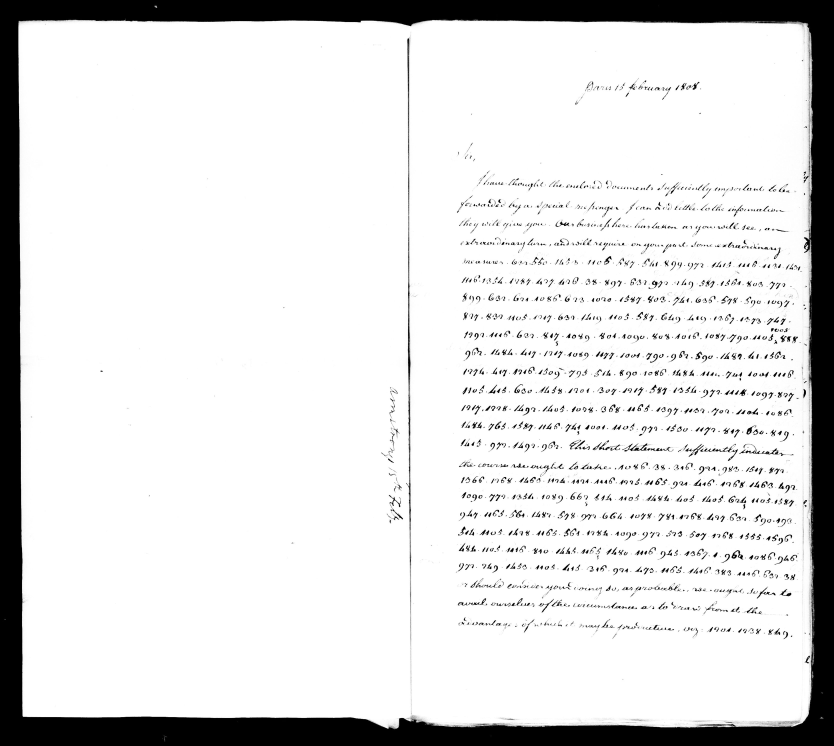
#> input picture ciphers/armstrong-madison-1808/images/M34-014-0024.jpg, 3333 x 2982 px, given in place of 2039_legend_native.jpg, which was not available (shown at 1/4 size)
$ python cc.py ../../../armstrong-madison-1808/images/M34-014-0024.jpg
#> lines starting #> are read from the running program, lines starting #| are printed output that depends on the picture; after the words box and inside, x2 and y2 are one past the last pixel; in counts of white or black regions, pixels touching at a corner belong together; pictures that were not available may be replaced by others from this repository, and a replacement may not be noted
import sys,json
import numpy as np
from PIL import Image, ImageDraw
from scipy import ndimage
L='images/2039_legend_native.jpg'; B='images/2061_battery_legend_native.jpg'
regs={'mg':(L,1540,715,1700,830),'mm61':(B,180,20,360,120),'mm61b':(B,180,230,330,300)}
out={}
sheets=[]
for name,(f,x0,y0,x1,y1) in regs.items():
    g=np.asarray(Image.open(f).convert('L').crop((x0,y0,x1,y1))).astype(float)
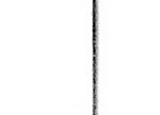
#> g: shape (115, 160) float64; min 0, max 255, mean 249.8
    thr=g.mean()-2.2*g.std() if g.std()>0 else 100
#> thr = 190.9
    thr=min(thr, np.percentile(g,50)-45)
    m=g<thr
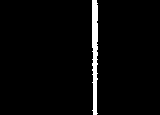
#> m: shape (115, 160) bool; 3.1% white; 1 white region, box (x1, y1, x2, y2) and area: (92, 0, 98, 115) 570
    m=ndimage.binary_dilation(m,iterations=2)
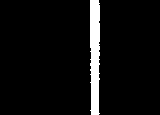
#> m: shape (115, 160) bool; 5.6% white; 1 white region, box (x1, y1, x2, y2) and area: (90, 0, 100, 115) 1030
    lab,n=ndimage.label(m)
#> n = 1
    objs=ndimage.find_objects(lab)
#> objs = 1 item
    comps=[]
    for i,sl in enumerate(objs):
        ys,xs=sl
        if (ys.stop-ys.start)*(xs.stop-xs.start)<120: continue
        comps.append((xs.start+x0,ys.start+y0,xs.stop+x0,ys.stop+y0))
#> this loop made 1 pass
#> after the loop, comps = [(1630, 715, 1640, 830)]
    # merge comps overlapping heavily in x (dots/diaeresis above)
    comps.sort()
    merged=[]
    for c in comps:
        if merged:
            p=merged[-1]; ov=min(p[2],c[2])-max(p[0],c[0])
            if ov>0.6*min(p[2]-p[0],c[2]-c[0]):
                merged[-1]=(min(p[0],c[0]),min(p[1],c[1]),max(p[2],c[2]),max(p[3],c[3])); continue
        merged.append(c)
#> this loop made 1 pass
#> after the loop, merged = [(1630, 715, 1640, 830)]
    out[name]=[f,merged]
    im=Image.open(f).convert('RGB').crop((x0,y0,x1,y1)); s=2; im=im.resize((im.size[0]*s,im.size[1]*s)); d=ImageDraw.Draw(im)
    for i,(a,b,c,e) in enumerate(merged):
        d.rectangle([(a-x0)*s,(b-y0)*s,(c-x0)*s,(e-y0)*s],outline=(255,0,0)); d.text(((a-x0)*s+1,(b-y0)*s+1),str(i),fill=(0,0,255))
#> this loop made 1 pass
    d.text((2,2),name,fill=(0,128,0))
    sheets.append(im)
#> pass 2 of the loop `for name,(f,x0,y0,x1,y1) in regs.items():`:
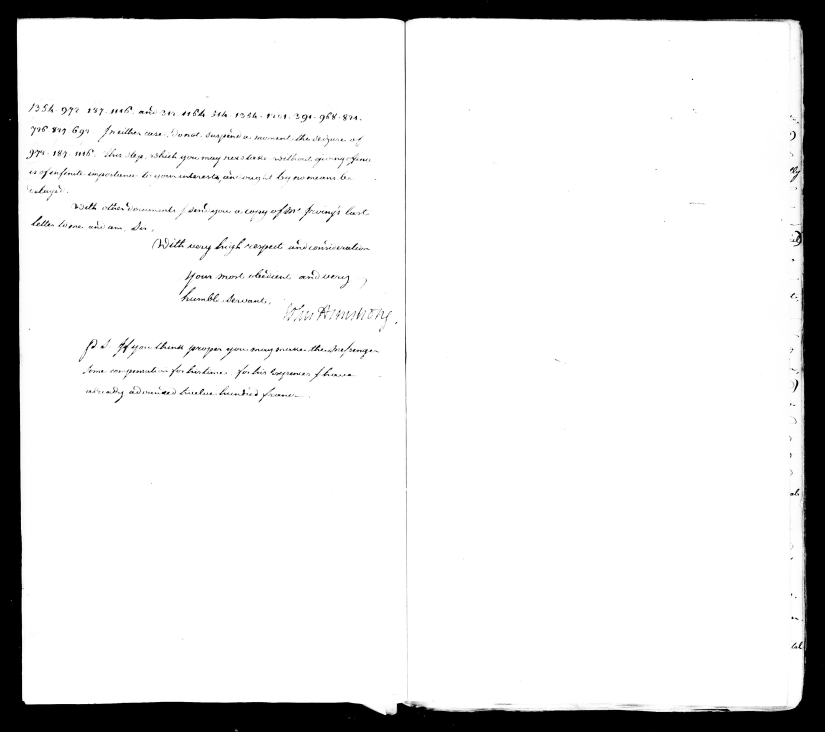
#> input picture ciphers/armstrong-madison-1808/images/M34-014-0025.jpg, 3300 x 2927 px, given in place of 2061_battery_legend_native.jpg, which was not available (shown at 1/4 size)
#> `g=np.asarray(Image.open(f).convert('L').crop((x0,y0,x1,y1))).astype(fl..`:
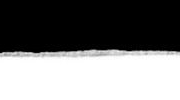
#> g: shape (100, 180) float64; min 0, max 255, mean 121.6
#> thr = -152.3
#> lab: shape (100, 180) int32; every value is 0
#> n = 0
#> objs = []
#> im: PIL image 180x100 RGB
#> im: PIL image 360x200 RGB
json.dump(out,open(sys.argv[1]+'/cc.json','w'))
W=max(i.size[0] for i in sheets); H=sum(i.size[1]+4 for i in sheets)
#> after `W = max((i.size[0] for i in sheets))`: W = 360
#> after `H = sum((i.size[1] + 4 for i in sheets))`: H = 582
o=Image.new('RGB',(W,H),'white'); y=0
#> after `o = Image.new('RGB', (W, H), 'white')`: o: PIL image 360x582 RGB; every value is 255
for i in sheets: o.paste(i,(0,y)); y+=i.size[1]+4
#> this loop made 3 passes
#> y on passes 1 to 3: 234, 438, 582
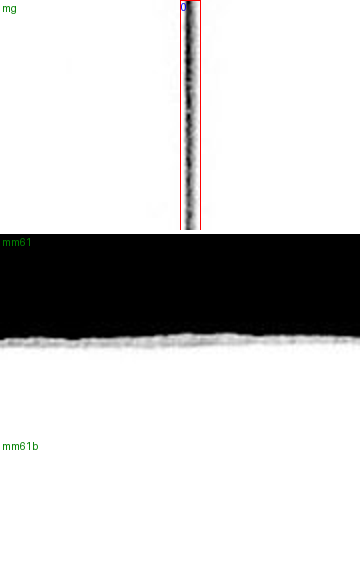
#> o: PIL image 360x582 RGB; mean R, G, B 207.2, 206.7, 206.6
#> after the loop, y = 582
o.save(sys.argv[1]+'/cc.jpg',quality=85); print(o.size)
#| (360, 582)
